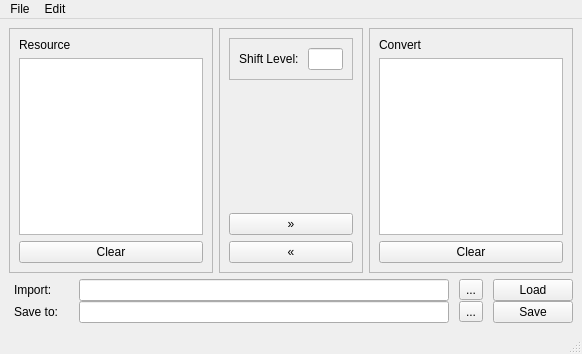
<?xml version="1.0" encoding="UTF-8"?>
<ui version="4.0">
 <class>MainWindow</class>
 <widget class="QMainWindow" name="MainWindow">
  <property name="geometry">
   <rect>
    <x>0</x>
    <y>0</y>
    <width>582</width>
    <height>354</height>
   </rect>
  </property>
  <property name="windowTitle">
   <string>MainWindow</string>
  </property>
  <widget class="QWidget" name="centralwidget">
   <layout class="QVBoxLayout" name="verticalLayout_6">
    <item>
     <layout class="QHBoxLayout" name="horizontalLayout_3">
      <item>
       <widget class="QFrame" name="frame_3">
        <property name="frameShape">
         <enum>QFrame::StyledPanel</enum>
        </property>
        <property name="frameShadow">
         <enum>QFrame::Raised</enum>
        </property>
        <layout class="QVBoxLayout" name="verticalLayout_4">
         <item>
          <widget class="QLabel" name="label_4">
           <property name="text">
            <string>Resource</string>
           </property>
          </widget>
         </item>
         <item>
          <widget class="QTextEdit" name="textEdit_2"/>
         </item>
         <item>
          <widget class="QPushButton" name="pushButton_4">
           <property name="text">
            <string>Clear</string>
           </property>
          </widget>
         </item>
        </layout>
       </widget>
      </item>
      <item>
       <widget class="QFrame" name="frame_2">
        <property name="frameShape">
         <enum>QFrame::StyledPanel</enum>
        </property>
        <property name="frameShadow">
         <enum>QFrame::Raised</enum>
        </property>
        <layout class="QVBoxLayout" name="verticalLayout_3">
         <item>
          <widget class="QFrame" name="frame_4">
           <property name="frameShape">
            <enum>QFrame::StyledPanel</enum>
           </property>
           <property name="frameShadow">
            <enum>QFrame::Raised</enum>
           </property>
           <layout class="QHBoxLayout" name="horizontalLayout_4">
            <item>
             <widget class="QLabel" name="label">
              <property name="sizePolicy">
               <sizepolicy hsizetype="Expanding" vsizetype="Fixed">
                <horstretch>0</horstretch>
                <verstretch>0</verstretch>
               </sizepolicy>
              </property>
              <property name="text">
               <string>Shift Level: </string>
              </property>
              <property name="alignment">
               <set>Qt::AlignCenter</set>
              </property>
              <property name="indent">
               <number>0</number>
              </property>
             </widget>
            </item>
            <item>
             <widget class="QLineEdit" name="lineEdit_3">
              <property name="placeholderText">
               <string/>
              </property>
             </widget>
            </item>
           </layout>
          </widget>
         </item>
         <item>
          <spacer name="verticalSpacer">
           <property name="orientation">
            <enum>Qt::Vertical</enum>
           </property>
           <property name="sizeHint" stdset="0">
            <size>
             <width>20</width>
             <height>40</height>
            </size>
           </property>
          </spacer>
         </item>
         <item>
          <widget class="QPushButton" name="pushButton_2">
           <property name="text">
            <string>»</string>
           </property>
          </widget>
         </item>
         <item>
          <widget class="QPushButton" name="pushButton">
           <property name="text">
            <string>«</string>
           </property>
          </widget>
         </item>
        </layout>
       </widget>
      </item>
      <item>
       <widget class="QFrame" name="frame">
        <property name="frameShape">
         <enum>QFrame::StyledPanel</enum>
        </property>
        <property name="frameShadow">
         <enum>QFrame::Raised</enum>
        </property>
        <layout class="QVBoxLayout" name="verticalLayout_2">
         <item>
          <widget class="QLabel" name="label_5">
           <property name="text">
            <string>Convert</string>
           </property>
          </widget>
         </item>
         <item>
          <widget class="QTextEdit" name="textEdit"/>
         </item>
         <item>
          <widget class="QPushButton" name="pushButton_3">
           <property name="text">
            <string>Clear</string>
           </property>
          </widget>
         </item>
        </layout>
       </widget>
      </item>
     </layout>
    </item>
    <item>
     <layout class="QVBoxLayout" name="verticalLayout_5">
      <property name="spacing">
       <number>0</number>
      </property>
      <item>
       <layout class="QHBoxLayout" name="horizontalLayout">
        <property name="spacing">
         <number>10</number>
        </property>
        <item>
         <widget class="QLabel" name="label_3">
          <property name="minimumSize">
           <size>
            <width>60</width>
            <height>0</height>
           </size>
          </property>
          <property name="text">
           <string>Import: </string>
          </property>
          <property name="indent">
           <number>5</number>
          </property>
         </widget>
        </item>
        <item>
         <widget class="QLineEdit" name="lineEdit"/>
        </item>
        <item>
         <widget class="QToolButton" name="toolButton">
          <property name="text">
           <string>...</string>
          </property>
         </widget>
        </item>
        <item>
         <widget class="QPushButton" name="pushButton_6">
          <property name="text">
           <string>Load</string>
          </property>
         </widget>
        </item>
       </layout>
      </item>
      <item>
       <layout class="QHBoxLayout" name="horizontalLayout_2">
        <property name="spacing">
         <number>10</number>
        </property>
        <item>
         <widget class="QLabel" name="label_2">
          <property name="minimumSize">
           <size>
            <width>60</width>
            <height>0</height>
           </size>
          </property>
          <property name="text">
           <string>Save to: </string>
          </property>
          <property name="indent">
           <number>5</number>
          </property>
         </widget>
        </item>
        <item>
         <widget class="QLineEdit" name="lineEdit_2"/>
        </item>
        <item>
         <widget class="QToolButton" name="toolButton_2">
          <property name="text">
           <string>...</string>
          </property>
         </widget>
        </item>
        <item>
         <widget class="QPushButton" name="pushButton_5">
          <property name="text">
           <string>Save</string>
          </property>
         </widget>
        </item>
       </layout>
      </item>
     </layout>
    </item>
   </layout>
  </widget>
  <widget class="QMenuBar" name="menubar">
   <property name="geometry">
    <rect>
     <x>0</x>
     <y>0</y>
     <width>582</width>
     <height>22</height>
    </rect>
   </property>
   <widget class="QMenu" name="menuFile">
    <property name="title">
     <string>File</string>
    </property>
    <addaction name="actionOpen"/>
    <addaction name="actionSave"/>
    <addaction name="actionSave_as"/>
    <addaction name="separator"/>
    <addaction name="actionPreferences"/>
    <addaction name="separator"/>
    <addaction name="actionClose"/>
   </widget>
   <widget class="QMenu" name="menuEdit">
    <property name="title">
     <string>Edit</string>
    </property>
    <addaction name="actionCopy"/>
    <addaction name="actionPaste"/>
    <addaction name="actionClear"/>
   </widget>
   <addaction name="menuFile"/>
   <addaction name="menuEdit"/>
  </widget>
  <widget class="QStatusBar" name="statusbar"/>
  <action name="actionOpen">
   <property name="text">
    <string>Open</string>
   </property>
   <property name="shortcut">
    <string>Ctrl+O</string>
   </property>
  </action>
  <action name="actionSave">
   <property name="text">
    <string>Save</string>
   </property>
   <property name="shortcut">
    <string>Ctrl+S</string>
   </property>
  </action>
  <action name="actionSave_as">
   <property name="text">
    <string>Save as</string>
   </property>
   <property name="shortcut">
    <string>Ctrl+Shift+S</string>
   </property>
  </action>
  <action name="actionClose">
   <property name="text">
    <string>Close</string>
   </property>
   <property name="shortcut">
    <string>Ctrl+W</string>
   </property>
  </action>
  <action name="actionCopy">
   <property name="text">
    <string>Copy</string>
   </property>
   <property name="shortcut">
    <string>Ctrl+C</string>
   </property>
  </action>
  <action name="actionPaste">
   <property name="text">
    <string>Paste</string>
   </property>
   <property name="shortcut">
    <string>Ctrl+V</string>
   </property>
  </action>
  <action name="actionClear">
   <property name="text">
    <string>Clear</string>
   </property>
   <property name="shortcut">
    <string>Ctrl+Backspace</string>
   </property>
  </action>
  <action name="actionPreference">
   <property name="text">
    <string>Preference</string>
   </property>
   <property name="shortcut">
    <string/>
   </property>
  </action>
  <action name="actionPreferences">
   <property name="text">
    <string>Preferences...</string>
   </property>
  </action>
  <action name="actiontest">
   <property name="text">
    <string>test</string>
   </property>
   <property name="shortcut">
    <string>Meta+T</string>
   </property>
   <property name="shortcutContext">
    <enum>Qt::WindowShortcut</enum>
   </property>
  </action>
 </widget>
 <resources/>
 <connections/>
</ui>
